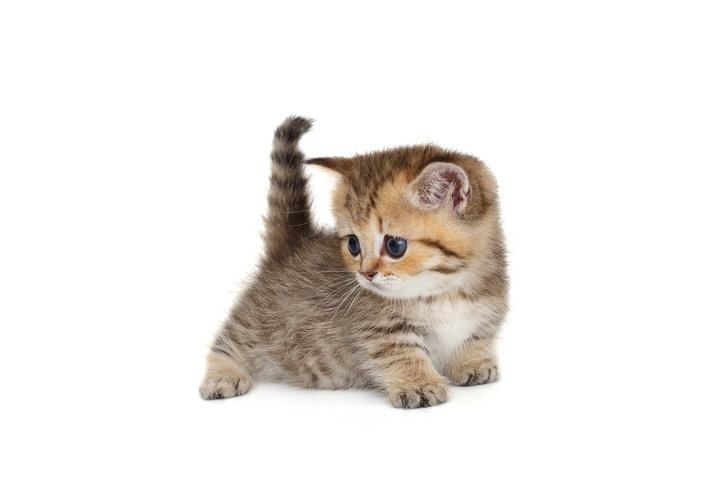
#> input picture sample.jpg, 724 x 483 px
$ jupyter execute --allow-errors '13.넘파이 연습.ipynb'
#> lines starting #> are read from the running program, lines starting #| are printed output that depends on the picture
# 넘파이의 사용

1. 데이터 분석 프로젝트 : 수치형 데이터의 요약, 통계, 시각화
2. 이미지 처리 프로젝트 : 이미지 분석
3. 게임, 시뮬레이션 프로그램 : 수치시뮬레이션 등을 구현
4. 머신러닝/ 딥러닝 모델 프로젝트 : 금융 데이터, 의료 데이터, 실험 데이터 , 센서 데이터

[cell 1]
import numpy as np

[cell 2]
data = [
    [120, 135, 150, 145],  # 제품A
    [100, 110, 140, 130],  # 제품B
    [90, 100, 95, 105] ]

[cell 3]
np.array(data)

[cell 4]
sales_data = np.array(data)
np.sum(sales_data, axis=1)  # 총판매량

[cell 5]
profit_per_unit = np.array([20,30,25])
total_sales = np.dot(profit_per_unit, sales_data)
total_sales  # 총판매금액

# 이미지처리

[cell 6]
from PIL import Image
img = Image.open('sample.jpg').convert('L')      #출처 동아일보(강아지, 고양이 키웠더니 심장마비 ' 고혈압 위험 하락)
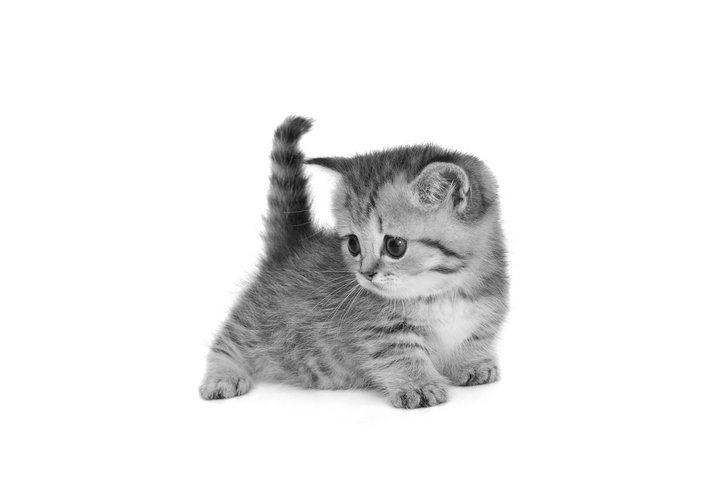
#> img: PIL image 724x483 L; min 7, max 255, mean 234.1
img_ary = np.array(img)
new_img = np.clip(img_ary+10, 0, 255).astype(np.uint8)
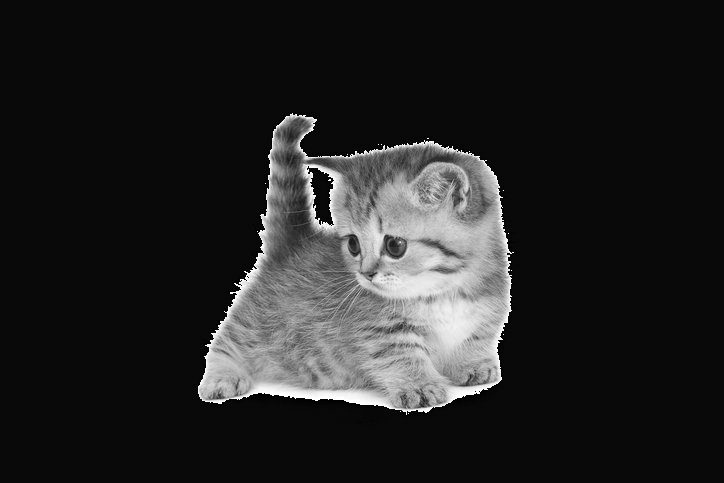
#> new_img: shape (483, 724); min 0, max 255, mean 36.4

Image.fromarray(new_img).save('new_sample.jpg')

[cell 7]
inverted = 255-img_ary
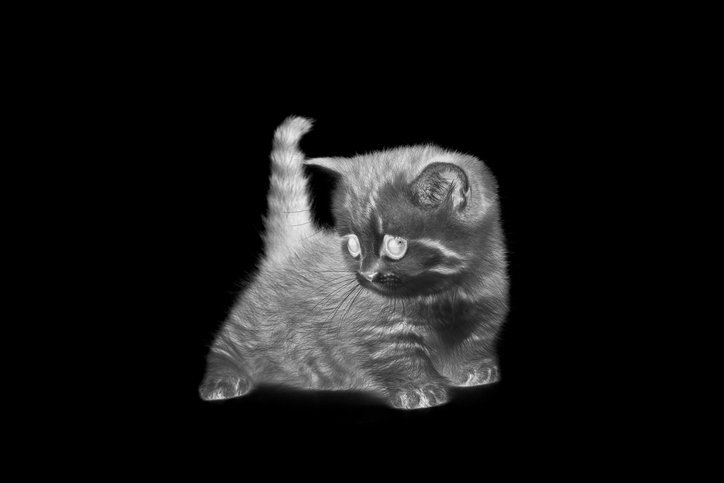
#> inverted: shape (483, 724); min 0, max 248, mean 20.9
Image.fromarray(new_img).save('new_sample.jpg')
Image.open('new_sample.jpg')

[cell 8]
print('출처 동아일보 : 강아지, 고양이 키웠더니 심장마비, 고혈압 위험 하락')
img1 = Image.open('sample.jpg')
#> img1 is the input picture: PIL image 724x483 RGB; mean R, G, B 237, 233.4, 230.1
img1

# 데이터 시뮬레이션

1차원 배열의 랜덤워크 시뮬레이션

[cell 9]
import matplotlib.pyplot as plt
n_step = 10000000
step = np.random.choice([-10,10], size = n_step)
print(step)
walk = np.cumsum(step)

plt.plot(walk)
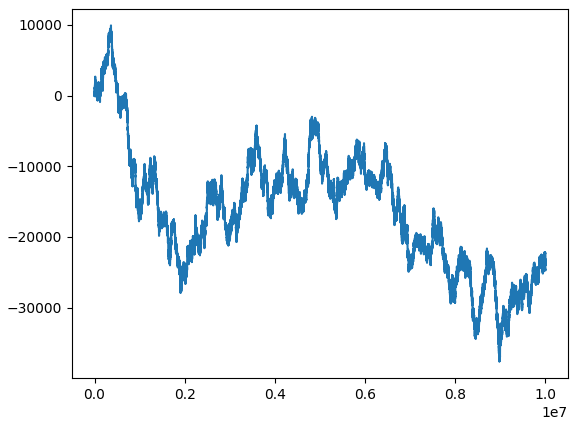
#> figure drawn by matplotlib, 1 panel; curve peaks at x = 364457, y = 9940

[cell 10]
# 2차원 : 헹랼
arr = np.array([[1, 2, 3],
                [4, 5, 6],
                [7, 8, 9]])

# 배열의 속성 확인
print('배열의 차원:', arr.ndim)         # 2
print('배열의 형태:', arr.shape)        # (3, 3)
print('배열의 크기:', arr.size)         # 9
print('배열의 데이터 타입:', arr.dtype) # int64
print('배열 요소의 크기:', arr.itemsize) # 8 (바이트)
print('배열의 strides:', arr.strides)   # (24, 8)

[cell 11]
# 3차원 : 텐서를 위한 리스트 생서
tensor_list = [[[1,2,3,4],[1,2,3,4],[1,2,3,4]],      # 4,3,4
               [[1,2,3,4],[1,2,3,4],[1,2,3,4]],
               [[1,2,3,4],[1,2,3,4],[1,2,3,4]],
               [[1,2,3,4],[1,2,3,4],[1,2,3,4]]
               ]
type(tensor_list)

[cell 12]
arr1 = np.array(tensor_list)  # 텐서
type(arr1)

[cell 13]
arr1.shape  # x,y,z > 면, 행 ,열  z,x,y

[cell 14]
arr3 = np.array([1, 2, 3])    #1차원
type(arr3)

[cell 15]
arr.dtype, arr3.dtype,

[cell 16]
arr4 = np.array([1, 2, 3])
id(arr3), id(arr4)

[cell 17]
# type 변환
list2 = [1,2,4,'5',10]
type(list2)
t_1 = np.array(list2)
t_1.dtype, t_1

[cell 18]
np.array(list2, float).dtype

# shape 속성

[cell 19]
list2 = [1,2,3,4,5,6,7,8]
t_2 = np.array(list2)
t_2.shape, t_2.ndim

[cell 20]
#3,4 shpae - 모양 array 생성
list3 = [[1,2,3,4],[4,5,6,7],[7,8,9,10]]
t_3 = np.array(list3)
t_3.shape

## 배열의 구조를 변경하는 방법

[cell 21]
list4 = range(1,13)
t_4 = np.array(list4).reshape((4,3))
t_4.shape

[cell 22]
list5 = np.array([1,2,3])
list5.reshape((1,3))

[cell 23]
list5.reshape((3,1))

[cell 24]
# list5.reshape((1,3))
list5[np.newaxis, :]

[cell 25]
# list5.reshape((3,1))
list5[:,np.newaxis]

## arange()
range(시작, 끝 스탭)

[cell 26]
np.arange(10)

[cell 27]
np.arange(-5,5)

[cell 28]
np.arange(0,5,0.5)

[cell 29]
#2,3
np.arange(1,7).reshape((2,3)).shape

[cell 30]
# 2,3,4
np.arange(1,25).reshape((2,3,4))

[cell 31]
np.arange(1,25).reshape((2,3,4)).reshape((24,))

[cell 32]
np.arange(1,25).reshape((2,3,4)).reshape(-1)

[cell 33]
# 2차원 배열 생성
arr = np.array([[1, 2],
                [3, 4]])
print(arr)

# 행렬의 연산

## 파이썬 자료형과의 비교

[cell 34]
lst_data = [1,2,3,4,5]
lst_data + lst_data # __add__(), append(), extend()

[cell 35]
lst_data*2 #__mul__()을 지원하기 때문에 *을 가능 하지만 +는 지원 x

## 요소별 연산 > element wise

[cell 36]
a1 = np.array(lst_data)
a1 + 2          # 사칙연산 # [2,2,2,2,2] 브로드캐스팅으로 2가 lst_datd에 맞춰 shape이 변한 것
a1 * 2
a1 / 2
a1 - 2

[cell 37]
a2 = np.array([2,2,2,2,2])
a1 + a2

[cell 38]
a3 = np.array([1,2])
#> (the rest of this cell did not finish here and is left out)

## 브로드캐스팅

크기가 다른 배열에서 작은 쪽이 큰 쪽에 맞춰 크기를 확장하는 기능 , 사칙연산에 적용되어 있음

[cell 39]
a_array = np.arange(3)
b_array = np.arange(3)[:, np.newaxis]
b_array , a_array
a_array + b_array

a = [[0], 0 , 0
     [1], 1 , 1                         # a가 브로드캐스팅된 값
     [2]], 2 , 2

b = [[0, 1, 2]]
      0, 1, 2                           # b가 브로드캐스팅된 값
      0, 1, 2

[cell 40]
arr = np.array([[1, 2, 3],
                [4, 5, 6]])

print("합계:", arr.sum())          # 21
print("평균:", arr.mean())         # 3.5
print("표준편차:", arr.std())      # 1.707825127659933
print("행 방향 합계:", arr.sum(axis=1))  # [6 15]
print("열 방향 평균:", arr.mean(axis=0))  # [2.5 3.5 4.5]

## 배열의 결합, 연결

concatenate(), vstack(), hstack()

#> (a cell that did not finish here is left out)

[cell 42]
v1 = np.array([1,2,3])
v2 = np.array([4,5,6,7])
np.concatenate([v1,v2])

[cell 43]
np.concatenate([v1,v2], axis=0)

[cell 44]
grid = np.array([[1,2,3],[1,2,3]])
np.concatenate([grid,grid], axis=1)

[cell 45]
np.concatenate([grid,grid], axis=0)

[cell 46]
np.vstack((v1,v1))

[cell 47]
np.hstack((v1,v2))

# 인덱싱

## 축 인덱싱

axis = 0<br>
axis = 1<br>
axis = 2...

[cell 48]
arr_2d = np.array([[1,2,3], [4,5,6]])
np.sum(arr_2d,)

[cell 49]
np.sum(arr_2d,axis=0)

[cell 50]
np.sum(arr_2d,axis=1)

## 배열의 인덱싱

배열[행인덱스, 열인덱스]

[cell 51]
arr = np.array([1,2,3,4,5])
arr[0], arr[-1]

[cell 52]
arr_2d[0,1], arr_2d[0,-1]

[cell 53]
arr_2d[1,1] = 10

## 슬라이싱

- [:] 전체
- [0:n] 0~ n-1 까지
- [:5] 0~4까지

리스트와 차이점
- 리스트 : 복사본을 리턴
- 배열 : 원본 배열의 뷰 -> 복사x, 원본에도 영향을 미친다.
- 슬라이싱.copy)()

[cell 54]
x = np.arange(10)
x

[cell 55]
x[:5]

[cell 56]
x[4:7]

[cell 57]
new_x = x[4:7]
new_x

[cell 58]
new_x[0]=100
new_x, x    #vuew, 뷰의 값 변경 -> 원본의 값도 변경

[cell 59]
new_x1=x[4:7].copy()
new_x1[0]=200
new_x1, x

[cell 60]
practice = np.array([[1,2,3,4],[5,6,7,8],[9,10,11,12],[13,14,15,16]])
practice

#> (a cell that did not finish here is left out)

# 인덱싱 연습하기

[cell 62]
import numpy as np

# 기준이 될 4x4 배열 생성 (이미지와 동일하게 0부터 15까지의 숫자로 채움)
arr_2d = np.arange(16).reshape((4, 4))

print("원본 4x4 배열:")
print(arr_2d)
print("-" * 30)

[cell 63]
# 첫 번째 행 전체
# 답: arr_2d[0 , :]
print(arr_2d[0:1:, :])

[cell 64]
#마지막 열 전체
# 답: arr_2d[: ,-1]
print(arr_2d[:,3:])

[cell 65]
#첫 번째 행과 마지막 행만 선택, 각 행의 첫번째, 마지막 열 선택
# 연속 인덱싱 > 겹쳐지는 부분 > 교차 인덱싱
# 답: arr_2d[[0,3]][:, [0,3]]
arr_2d[0:4:3, 0:4:3]

[cell 66]
# 짝수 인덱스 행(0번째, 2번째 행), 홀수 인덱스 열(1,3) 선택
# 답: arr_2d[::2, 1::2] ,arr_2d[::2][:,1::2]
arr_2d[0:4:2, 1:4:2]

[cell 67]
#위의 3차원 행렬을 작성하세요
arr_3d = np.arange(36).reshape((6, 6))
arr_3d
arr_4d = np.stack([arr_3d, arr_3d, arr_3d, arr_3d])
arr_4d.shape

[cell 68]
# 2번쨰 층(깊이, 면 )선택
arr_4d[1,:,:]

[cell 69]
# 각 층의 (0,0)위치의 값을 각 층의 인덱스로 설정
for d_dix in range(4):
    arr_4d[d_dix, 0,0] = d_dix
arr_4d[1,:,:]

[cell 70]
# 모든 층의 네번째행, 두번째 열 원소 선택, 1차원 배열로 작성
# 답 : arr_4d[:, 3, 1]
np.array(arr_4d[0,3,1])

[cell 71]
#배열의 첫 두 층, 마지막 두 행, 마지막 두 열 선택
# 답 : arr_4d[:2, -2, -2:]
np.array(arr_4d[0:2,4:,4:])

[cell 72]
#짝수 인덱스층, 모든행의 세번째열 선택
# 답: arr_4d[::2, : ,2]
np.array(arr_4d[0:4:2,:, 2:3])

[cell 73]
#세번째 층, 두번째 행에서 네번째 행, 홀수 인덱스 열
# 답: arr_4d[2, 1:4, 1::2]
np.array(arr_4d[2, 1:4,1::2])

# 인덱싱 기법

- 기본 인덱싱
- 불리언 인덱싱
- 펜시 인덱싱

## 불리언 인덱싱
비교연산자, 논리연산자를 이용한 마스크 행렬을 생성<br>
마스크 행렬을 이용한 인덱싱

[cell 74]
arr = np.array([1,2,3,4,5])
bool_array = np.array([True, False, True, False,True])
print("불린 인덱싱:", arr[bool_array])

[cell 75]
x = np.array([1,2,3,4,5])
x < 3

[cell 76]
np.less(x,3)

[cell 77]
x1 = np.array([[1,2,3], [4,5,6]])
x1.shape
x1>5

[cell 78]
data = np.arange(28).reshape(7,4)
data>5

[cell 79]
data[data>5]  ##조건에 맞는 값 추출 > 1차원

[cell 80]
name = np.array(['bob', 'joe', 'will', 'box', 'will', 'bob', 'joe'])
name

[cell 81]
name == 'bob'

[cell 82]
data

[cell 83]
data[name=='bob']   #부울인덱싱

## 조건식의 규칙
- 조건식으로 사용할 행렬의 값이 문자여도 결과만 True/False 식으로 나오면 필터가 된다.
- 필터로 사용할 행렬의 갯수 == 원본 데이터의 갯수 : "짝이 맞아야한다." 아니면 IndexError가 난다.
- 행렬[조건식, ]
- 행렬[:, 조건식]
- 괄호()로 우선순위를 지정할 수 있다.
- 복합조건 : 논리함수 and, or > &, |로 표현한다.
- 부정연산자 : != , ~

#> (a cell that did not finish here is left out)

[cell 85]
data[name=='bob',:]

[cell 86]
data[name=='bob',1]

[cell 87]
mask = (name=='bob') & (name=='will')

[cell 88]
data[mask]

[cell 89]
name[mask]

[cell 90]
arr =np.array([1,2,3,4,5])
mask1 = arr>3
arr[mask1] = 19
print(arr)

[cell 91]
makss = [arr%2]
arr[makss]
print(arr)

[cell 92]
import numpy as np

a = np.array([1, 2, 3, 4, 5, 6, 7, 8, 9])

# 마스크 만들기: 짝수만 True
mask = a % 2 == 0

# 마스크로 필터링
even_numbers = a[mask]

print(even_numbers)  # [2 4 6 8]

## 펜시 인덱싱
- 행, 열의 순서를 바꿀 수 있다.
- 정수 리스트를 인덱스로 사용

[cell 93]
data[ [3,0]]

[cell 94]
arr = np.empty((8,4))
for i in range(8):
    arr[i]=i
arr

[cell 95]
arr[[1,5,7,2], [0,3,1,2]]
#(1,0): 1, (5,3) : 5, (7,1) : 7, (2,2) : 2

##  쇼핑몰 매출 데이터 분석을 통한 넘파이 기본 연습문제

[cell 96]
#문제 1: 매출 데이터에서 일일 평균 매출 계산하기
#설명: 30일 동안의 쇼핑몰 매출 데이터를 배열로 제공할 때, 일일 평균 매출을 계산하세요.
#힌트: np.mean() 함수를 사용하여 배열의 평균값을 계산합니다.
import numpy as np
sales_data = np.array([2200, 2350, 2500, 2750, 3000, 3100, 2700, 2600, 2900, 3200,
                       3400, 3600, 3300, 3100, 2900, 2700, 2800, 2900, 3100, 3200,
                       3300, 3400, 3500, 3700, 3600, 3500, 3400, 3300, 3000, 3100])

sd = np.mean(sales_data)
print(sd)

[cell 97]
#문제 2: 매출 데이터에서 최대 매출일과 최소 매출일 찾기
#설명: 매출 데이터에서 가장 높은 매출과 가장 낮은 매출을 기록한 날짜를 찾아보세요.
#힌트: np.argmax(), np.argmin()을 사용하여 최대값, 최소값의 인덱스를 찾습니다
max_day = np.argmax(sales_data)
min_day = np.argmin(sales_data)

print(f'최대 매출일 : {max_day+1}, 최소 매출일 : {min_day+1}')

[cell 98]
#문제 3: 7일 단위로 매출 합계 계산하기
#설명: 30일 매출 데이터를 7일 단위로 나누어 각 주차별 매출 합계를 계산하세요.
#힌트: 배열을 슬라이싱하거나 reshape()를 사용하여 배열을 변환합니다.
weekly_data = np.pad(sales_data, (0,5), 'constant', constant_values=0).reshape(5,7)
day_s = weekly_data.sum(axis=0)        #요일별 합계
week_s = weekly_data.sum(axis=1)        #주별합계
print(day_s)
print(week_s)

[cell 99]
#문제 4: 매출 데이터에서 특정 조건에 맞는 매출 데이터 필터링하기
#설명: 매출이 3000 이상인 날들의 매출만 필터링하여 보여주세요.
#힌트: 배열에서 조건 필터링을 사용하는 방법을 익힙니다.

#mask = sales_data > 3000
#print(sales_data[mask])

#답:
hihg_sales = list(filter(lambda x: x>= 3000,sales_data))
day_list = np.array(hihg_sales)
day_list

[cell 100]
#문제 5: 특정 범위 내 매출의 평균값 계산하기
#설명: 매출이 2800에서 3500 사이인 날들의 평균 매출을 계산하세요.
#힌트: 조건 필터링 후 np.mean()을 사용하여 계산합니다.
avg_sales = list(filter(lambda x: 2800<=x<=3500, sales_data))
#avg_sales = 2800<= sales_data <=3500
avg_lis = np.mean(avg_sales)
avg_lis

[cell 101]
# 주차별 평균게산
#week_avg = week_s[0:4]/5
#week_avg_s = week_s[-1]/2
#print(week_avg,week_avg_s)

import matplotlib.pyplot as plt

w_mean = weekly_data.mean(axis=1)
plt.plot(w_mean)
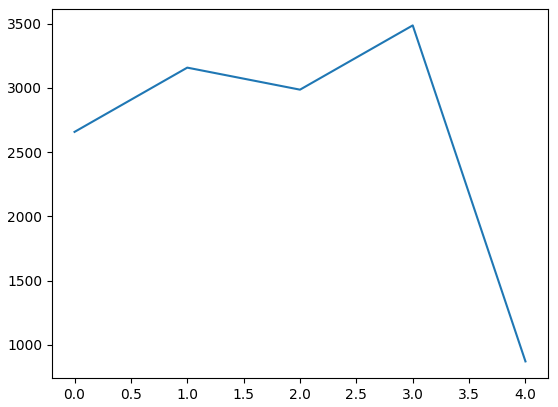
#> figure drawn by matplotlib, 1 panel

[cell 102]
weekly_data_1 = weekly_data.copy().astype(float)
weekly_data_1[weekly_data_1==0] = np.nan

weakly_mean = np.nanmean(weekly_data_1, axis=1)
print(weakly_mean)
plt.plot(weakly_mean)
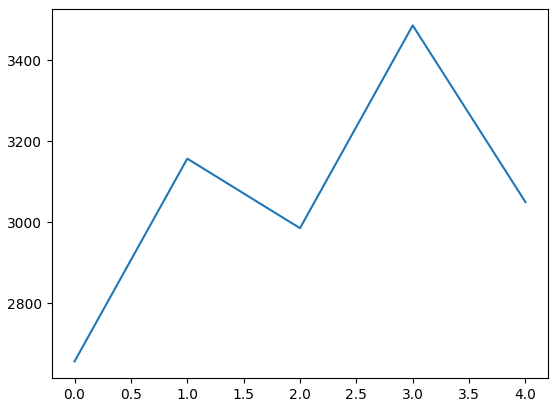
#> figure drawn by matplotlib, 1 panel
